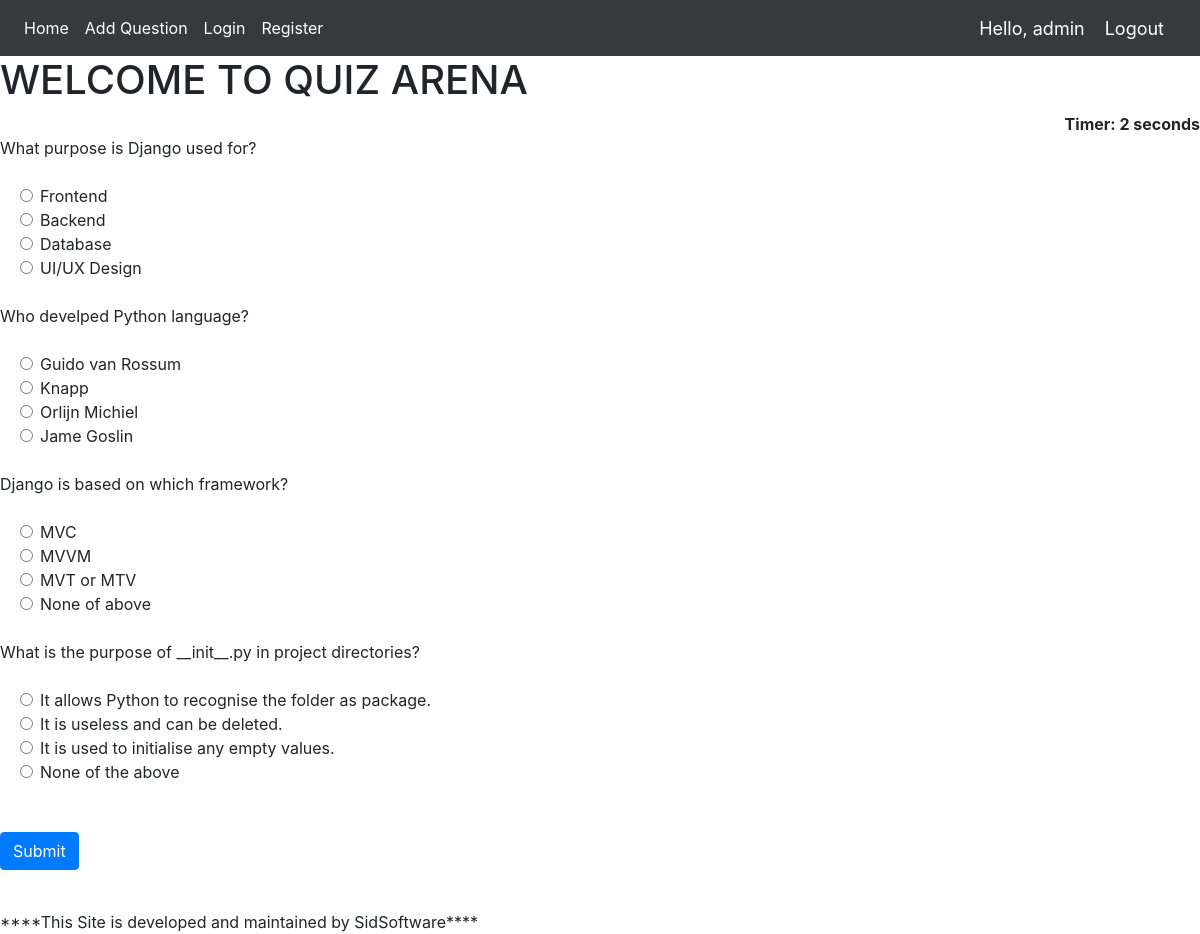
The app's page /home/ (signed in) with its own data.
### mcq/models.py (models this page shows, shortened)
class QuestionModel(models.Model):
    question=models.CharField(max_length=250,null=True)
    op1=models.CharField(max_length=200, null=True)
    op2=models.CharField(max_length=200, null=True)
    op3=models.CharField(max_length=200, null=True)
    op4=models.CharField(max_length=200, null=True)
    ans=models.CharField(max_length=200, null=True)

### mcq/views.py (the view)
# urls.py: 2. Add a URL to urlpatterns:  path('', views.home, name='home')
@login_required
def home(request):
    if request.method=="POST":
        questions=QuestionModel.objects.all()
        score=0
        wrong=0
        correct=0
        total=0
        for q in questions:
            total=total+1
            if q.ans == request.POST.get(q.question):
                score=score+10
                correct=correct+1
            else:
                wrong=wrong+1
        percent=score/(total*10) * 100
        context={
            'score':score,
            'total':total,
            'correct':correct,
            'percent':percent,
            'wrong':wrong,
            'time':request.POST.get('timer')
        }
        return render(request,'result.html',context)
    else:
        questions=QuestionModel.objects.all()
        context={
        'questions':questions
        }
        return render(request,'home.html',context);

### mcq/templates/home.html (shortened to what this page needs)
{% extends 'extra.html' %}
{% block content %}
{% load static %}
<div clas="container">
<h1>WELCOME TO QUIZ ARENA</h1>
<div align="right " id="displaytimer"><b>Timer: 0 seconds</b></div>
    <form method="POST" action=''>
    {% for q in questions %}
    <div class="form-group">
    <label for="question">{{q.question}}</label>
    </div>
     <div class="form-check">
        <div class="form-check">
            <input class="form-check-input" type="radio" name="{{q.question}}" id="gridRadios1" value="{{q.op1}}" >
            <label class="form-check-label" for="gridRadios1">
                {{q.op1}}
            </label>
        </div>
        <div class="form-check">
            <input class="form-check-input" type="radio" name="{{q.question}}" id="gridRadios2" value="{{q.op2}}">
            <label class="form-check-label" for="gridRadios2">
                {{q.op2}}
            </label>
        </div>
        <div class="form-check">
            <input class="form-check-input" type="radio" name="{{q.question}}" id="gridRadios1" value="{{q.op3}}">
            <label class="form-check-label" for="gridRadios1">
                {{q.op3}}
            </label>
        </div>
        <div class="form-check">
            <input class="form-check-input" type="radio" name="{{q.question}}" id="gridRadios2" value="{{q.op4}}">
            <label class="form-check-label" for="gridRadios2">
                {{q.op4}}
            </label>
        </div>
        <br>
    </div>
    {% endfor %}
    <br>
    <button type="submit" class="btn btn-primary">Submit</button>
  </form>
    </div>
{% endblock %}

### mcq/templates/extra.html (shortened to what this page needs)
{% load static %}
<html>
    <head>
        <link rel="stylesheet" href="https://stackpath.bootstrapcdn.com/bootstrap/4.5.0/css/bootstrap.min.css">
    </head>
    <body>
        {% include 'navbar.html' %}
        {% block content %}
        {% endblock %}
        <br>
        <marquee>****This Site is developed and maintained by SidSoftware****</marquee>
  </body>
</html>

### mcq/templates/navbar.html (shortened to what this page needs)
{% load static %}
<nav class="navbar navbar-expand-lg navbar-dark bg-dark">
  <div class="collapse navbar-collapse" id="navbarNav">
    <ul class="navbar-nav">
  {% if request.user.is_active %}
      <li class="nav-item active">
        <a class="nav-link" href="{% url 'home' %}">Home</a>
      </li>
      {% endif %}
      {% if request.user.is_staff %}
      <li class="nav-item active">
        <a class="nav-link" href="{% url 'addquestion' %}">Add Question</a>
      </li>
      {% endif %}
      <li class="nav-item active">
        <a class="nav-link" href="{% url 'login' %}">Login</a>
      </li>
       <li class="nav-item active">
        <a class="nav-link" href="{% url 'register' %}">Register</a>
      </li>
    </ul>
  </div>
  <span class="greet">Hello, {{request.user}}</span>
  {% if request.user.is_active %}
  <span ><a  class="greet" href="{% url 'logout' %}">Logout</a></span>
   {% endif %}
</nav>

### mcq/templates/navbar.html (style rules this page uses)
.greet { font-size: 18px; color: #fff; margin-right: 20px; }

### records on screen
QuestionModel: question "What purpose is Django used for?", op1 "Frontend", op2 "Backend", op3 "Database", op4 "UI/UX Design"
QuestionModel: question "Who develped Python language?", op1 "Guido van Rossum", op2 "Knapp", op3 "Orlijn Michiel", op4 "Jame Goslin"
QuestionModel: question "Django is based on which framework?", op1 "MVC", op2 "MVVM", op3 "MVT or MTV", op4 "None of above"
QuestionModel: question "What is the purpose of __init__.py in project directories?", op1 "It allows Python to recognise the folder as package.", op2 "It is useless and can be deleted.", op3 "It is used to initialise any empty values.", op4 "None of the above"

### other values on screen
{{ request.user }} "admin"
